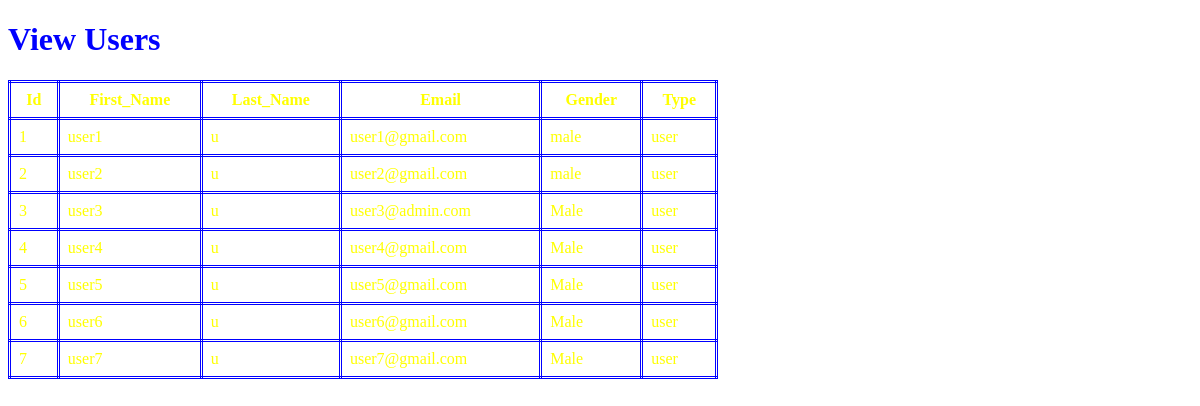
/ViewOrders.php, run on an earlier commit of the app's database.
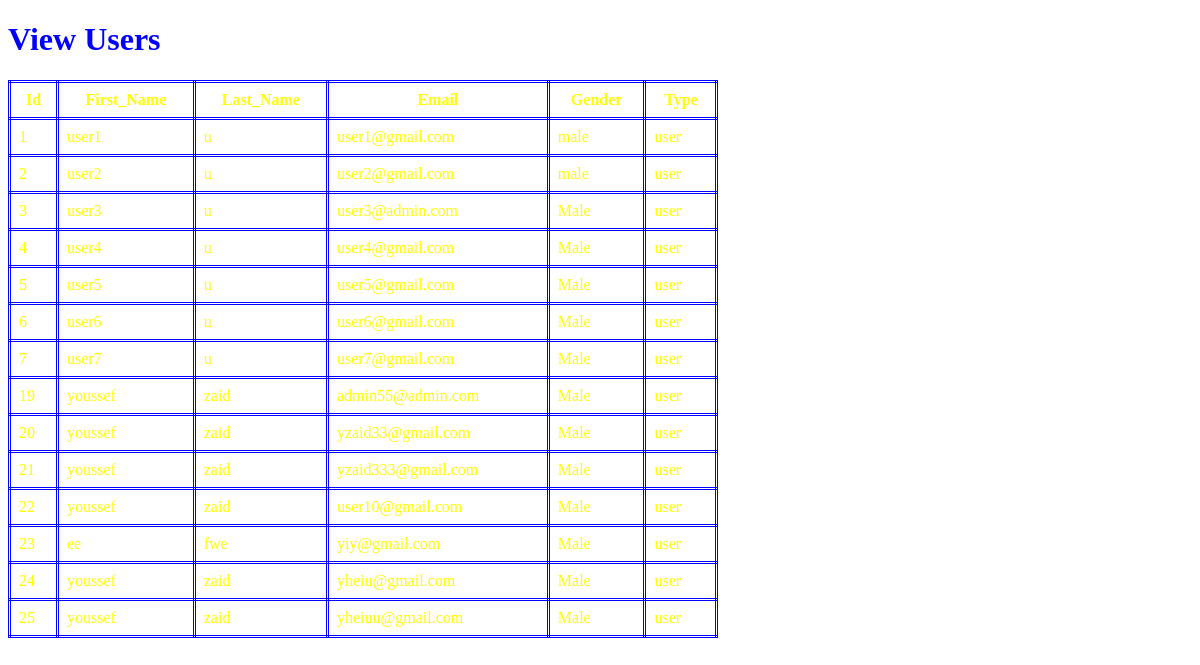
And on a later commit of the database.
### tables this page shows
CREATE TABLE `data` (
  `id` int(11) NOT NULL,
  `First_Name` varchar(40) NOT NULL,
  `Last_Name` varchar(40) NOT NULL,
  `Email` varchar(100) NOT NULL,
  `Password` varchar(50) NOT NULL,
  `Gender` varchar(11) NOT NULL,
  `type` varchar(11) NOT NULL,
  `Photo_Name` varchar(512) NOT NULL
);

### ViewOrders.php (the view, shortened to what this page needs)
<?php
$servername = "localhost";
$username = "root";
$password = "";
$dbname = "webproject (2)";
$conn = mysqli_connect($servername, $username, $password, $dbname);
$sql = "SELECT * FROM data Where type='user'";
$result = mysqli_query($conn, $sql);
?>
<!DOCTYPE html>
<html>
<head>
</head>
<body>
 <form >
      <h1>View Users</h1>
  <table>
  <tr>
    <th>Id</th>
    <th>First_Name</th>
    <th>Last_Name</th>
    <th>Email</th>
    <th>Gender</th>
    <th>Type</th>
  </tr>
<?php
while($row = $result -> fetch_array(MYSQLI_ASSOC)) {
        $id = $row['id'];
        $fname = $row['First_Name'];
        $lname = $row['Last_Name'];
        $email = $row['Email'];
        $g = $row['Gender'];
        $t = $row['type'];
        ?>
  <tr>
    <td><?php echo $id; ?></td>
    <td><?php echo $fname; ?></td>
    <td><?php echo $lname; ?></td>
    <td><?php echo $email; ?></td>
    <td><?php echo $g; ?></td>
    <td><?php echo $t; ?></td>
  </tr>
     <?php
    }
  ?>
</table>
<br>
</form>
</body>
</html>

### ViewOrders.php (style rules this page uses)
table, td,th { border: 1px solid #ddd; padding: 8px; border:double; border-color: blue; }
table { border-collapse:collapse; width :60%; }
th,td { color: yellow; }
body { background: url(view.jpg) no-repeat center center fixed ; background-size: cover; height: 100%; }
h1 { color: blue; }

What changed in the data, as far as the page shows it:
added data: id "19", First_Name "youssef", Last_Name "zaid", Email "admin55@admin.com", Gender "Male", type "user"
added data: id "20", First_Name "youssef", Last_Name "zaid", Email "yzaid33@gmail.com", Gender "Male", type "user"
added data: id "21", First_Name "youssef", Last_Name "zaid", Email "yzaid333@gmail.com", Gender "Male", type "user"
added data: id "22", First_Name "youssef", Last_Name "zaid", Email "user10@gmail.com", Gender "Male", type "user"
added data: id "23", First_Name "ee", Last_Name "fwe", Email "yiy@gmail.com", Gender "Male", type "user"
added data: id "24", First_Name "youssef", Last_Name "zaid", Email "yheiu@gmail.com", Gender "Male", type "user"
added data: id "25", First_Name "youssef", Last_Name "zaid", Email "yheiuu@gmail.com", Gender "Male", type "user"
